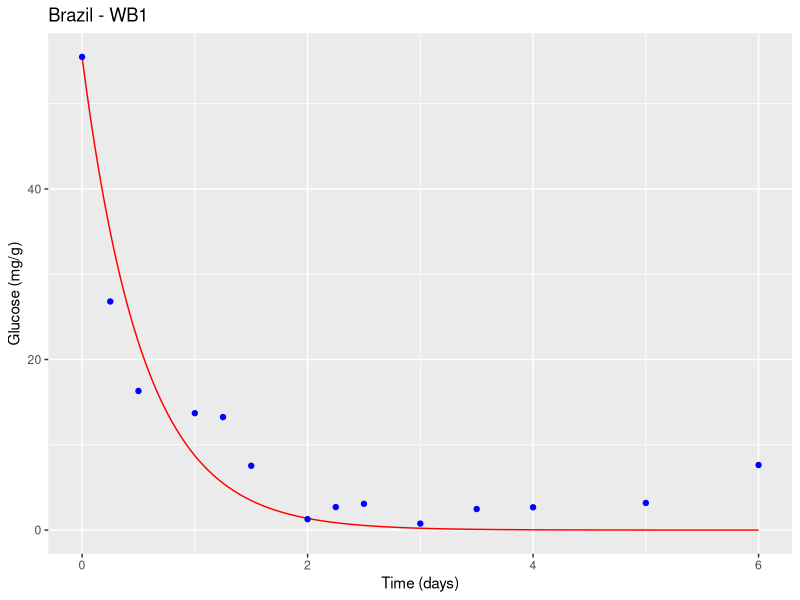
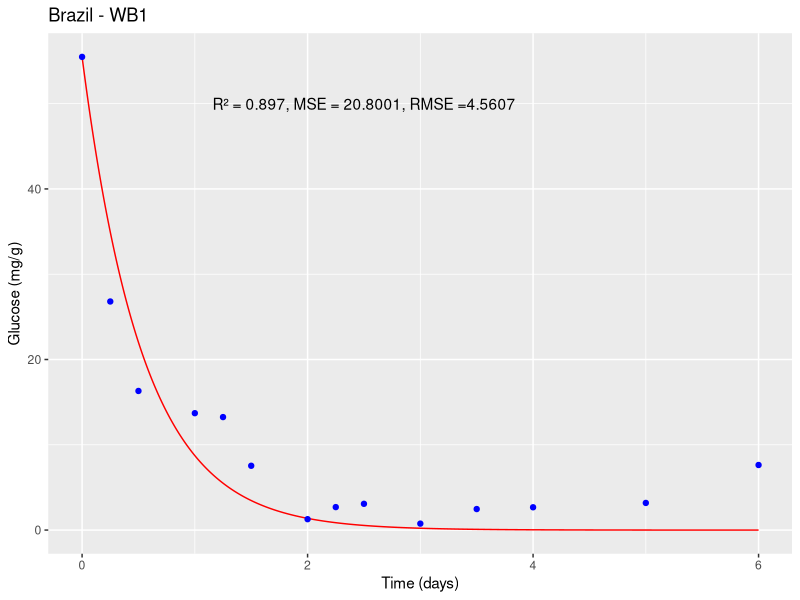
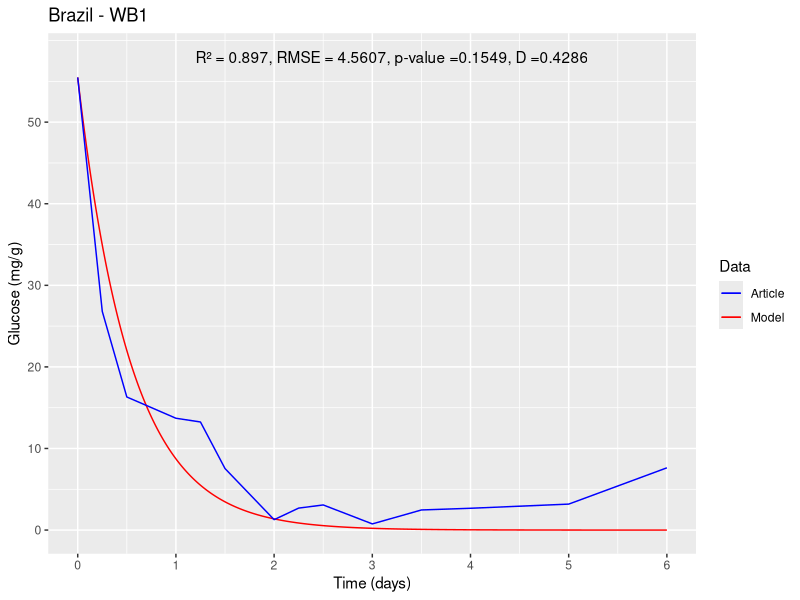

Write R code to recreate these figures, in order.
#Packages#
install.packages("deSolve")
install.packages("ggplot2")
#Libraries#
library(deSolve)
library(ggplot2)

state1<-c(y=55.482) # Initial state #
times1<-seq(0,6,1/10000) #6 days with 10000 intervals per day#
parameters1<-c(Y1=225.32,Y2=127.98) #Parameter values#
#(Papalexandratou et al., 2011) Brazil <- Brazil - WB1#
#doi:10.1016/j.fm.2011.06.003#
#Brazil - WB1#

#(i). DATA TO FEED THE GLUCOSE MODEL#

#nu1#
U<- 0.0963
G<- 55.482
K<-0.6397
L<-0.1754249
U1 <- (U*G/G+K*L)*L
U1

#nu2#
U2<- 0.2004 
G2<- 55.482
K2<-0.6367
BAL2<-0.0030472
U2 <- (U2*G2/G2+K2*BAL2)*BAL2
U2

#Differential equation#
ODE1<-function(times,state,parameters){ 
    y<-state[1] #inital state
   Y1<-parameters[1] #parameter 1
   Y2<-parameters[2] #parameter 2
   dy<--(Y1*U1/4.5)*y-(Y2*U2/4.5)*y #equation
   res<-dy
   list(res)
}


#number solution#
solution1<-lsoda(state1, times1, ODE1, parameters1)

#(ii). EXPERIMENTAL DATA OF ARTICLE#

ts = c(0,6/24,12/24,24/24,30/24,36/24,48/24,54/24,60/24,72/24,84/24,96/24,120/24,144/24)
glu<-c(55.482,26.802,16.311,13.706,13.248,7.54,1.278,2.694,3.08,0.757,2.465,2.673,3.183,7.631)

#Graph#

df <- data.frame(time = solution1[,1], glucose = solution1[,2])
d<-ggplot() +
   geom_line(data = df, aes(x = time, y = glucose), color = "red") +
   geom_point(data = data.frame(time = ts, glucose = glu), aes(x = time, y = glucose), color = "blue") +
   xlab("Time (days)") + ylab("Glucose (mg/g)") +
   ggtitle("Brazil - WB1")
plot(d)


#Statistical validation#

#To statistically validate the mathematical model, various analysis tools can be used,
#but one of the most common is to compare the model results with experimental data and evaluate the quality of the fit.
#In this case, one can use the coefficient of determination (R²), the mean squared error (MSE), and the root mean square error (RMSE) as fitting measures#

#To calculate R², MSE, and RMSE, one can compare the values predicted by the model with
#the experimental data. First, extract the values predicted by the model at the same points 
#where the experimental measurements were taken, 
#using the approx() function in R:

pred <- approx(solution1[,1], solution1[,2], ts)$y

#Then, R², MSE, and RMSE can be calculated using the following formulas:
SSE <- sum((glu - pred)^2)
SST <- sum((glu - mean(glu))^2)
R2 <- 1 - SSE/SST
MSE <- SSE/length(glu)
RMSE <- sqrt(MSE)
#Where SSE is the sum of squared errors,
#SST is the total sum of squares,
#R² is the coefficient of determination, MSE is the mean squared error and RMSE is the root mean square error.
cat("R² = ", round(R2, 4), "\n")
cat("MSE = ", round(MSE, 3), "\n")
cat("RMSE = ", round(RMSE, 3), "\n")

#R² measures the proportion of total variation in the experimental data
#that is explained by the model. A value of R² close to 1 indicates a good fit of the model to the experimental data

#MSE measures the average of squared errors between experimental values
#and the values predicted by the model. A low MSE value indicates good predictive capability of the model.

#The root mean square error (RMSE) was determined, which quantifies the magnitude of deviation of simulated values from observed values.

d <- ggplot() +
  geom_line(data = df, aes(x = time, y = glucose), color = "red") +
  geom_point(data = data.frame(time = ts, glucose = glu), aes(x = time, y = glucose), color = "blue") +
  xlab("Time (days)") + ylab("Glucose (mg/g)") +
  ggtitle("Brazil - WB1") +
  annotate("text", x = 2.5, y = 50, label = paste0("R² = ", round(R2, 4), ", MSE = ", round(MSE, 4),", RMSE =", round(RMSE, 4)))

plot(d)

#Two-sample Kolmogorov–Smirnov test - KS#
#Ho: The simulation results follow the same distribution of experimental data#
#Ha: The simulation results do not follow the same distribution of experimental data#
#Hypothesis test with an alpha of 0.05#
#to determine if there is a significant difference between the data and the exponential distribution#
#Hypothesis test 
alpha <- 0.05


# Perform Kolmogorov-Smirnov test
ks_test <- ks.test(glu, pred)
ks_test

# Results Kolmogorov-Smirnov test
cat("Kolmogorov-Smirnov test:", "\n")
cat("Test statistic:", round(ks_test$statistic, 4), "\n")
cat("p-value:", round(ks_test$p.value, 4), "\n")

if (ks_test$p.value < alpha) {
  cat("The simulation results do not follow the same distribution of experimental data.\n")
} else {
  cat("The simulation results follow the same distribution of experimental data.\n")
}


#Final plot#
p_value <- round(ks_test$p.value, 4)
D <- round(ks_test$statistic, 4)

# First, define the colors we want to use for each element:
colors <- c(Model = "red", Article = "blue")

# Then the script is modified to assign a name to each geom and set the color scale manually
d <- ggplot() +
  geom_line(data = df, aes(x = time, y = glucose, color = "Model"), show.legend = TRUE) +
  geom_line(data = data.frame(time = ts, glucose = glu), aes(x = time, y = glucose, color = "Article"), show.legend = TRUE) +
  xlab("Time (days)") + ylab("Glucose (mg/g)") +
  ggtitle("Brazil - WB1") +
  annotate("text", x = 3.2, y = 58, label = paste0("R² = ", round(R2, 4), ", RMSE = ", round(RMSE, 4), ", p-value =", round(p_value, 4), ", D =", round(D, 4))) +
  labs(color = "Data") +  # Change the title of the legend
  scale_color_manual(values = colors) +
  scale_x_continuous(limits = c(0, 6), breaks = seq(0, 6, 1)) +  # x-axis boundaries and intervals between marks
  scale_y_continuous(limits = c(0, 58), breaks = seq(0, 58, 10))   # y-axis boundaries and intervals between marks


#PLOT#
print(d)
